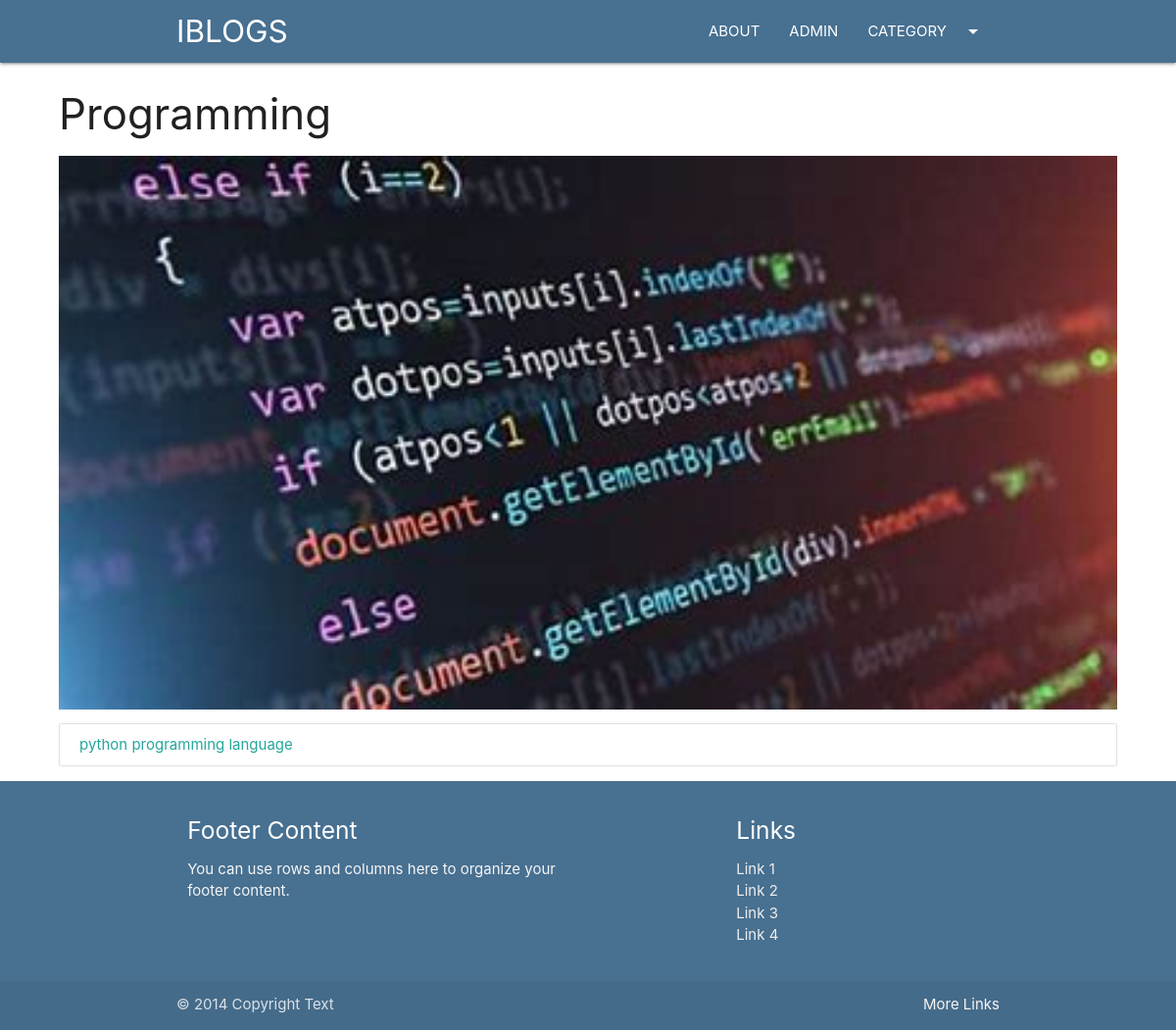
The page /category/cpp on the database its author committed.
### blog/models.py (models this page shows, shortened)
class Category(models.Model):
    cat_id=models.AutoField(primary_key=True)
    title=models.CharField(max_length=100)
    description=models.TextField()
    url=models.CharField(max_length=100)
    image=models.ImageField(upload_to='category/')
    add_date=models.DateTimeField(auto_now_add=True,null=True)

class Post(models.Model):
    post_id=models.AutoField(primary_key=True)
    title=models.CharField(max_length=100)
    content=HTMLField()
    url=models.CharField(max_length=100)
    cat=models.ForeignKey(Category,on_delete=models.CASCADE)
    image=models.ImageField(upload_to='post/')

### blog/views.py (the view)
# urls.py: path('category/<slug:url>',category)
def category(request,url):
    cat=Category.objects.get(url=url)
    posts=Post.objects.filter(cat=cat)
    return render(request,'category.html',{'cat':cat,'posts':posts})

### template/category.html (shortened to what this page needs)
{%extends 'base.html'%}
{%block content%}
<div class="container-custom">
    <h3>{{cat.title}}</h3>
    <div class="img-container">
        <img src="/media/{{cat.image}}" class="responsive-img" style="max-height: 650px; width: 100%; object-fit: cover;"  alt="">
    </div>
    <div class="collection">
        {%for post in posts%}
        <a href="/blog/{{post.url}}" class="collection-item">{{post.title}}</a>
        {%empty%}
        <h3>No Post in this category</h3>
        {%endfor%}
      </div>
</div>
{%endblock%}

### blog/static/css/style.css (style rules this page uses)
.container-custom { width: 90% !important; margin: auto; }

### rows shown on the page
Category: title "Programming", image (picture)
Post: title "python programming language"
